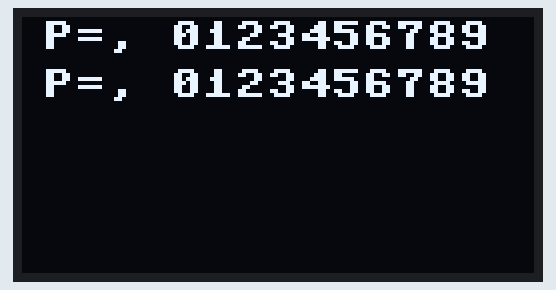
This program was run on a simulated Raspberry Pi Pico running MicroPython. Shown: 128×64 one-colour display. Library files of the repository ran but are not shown: ssd1306.py; what the program prints to the serial console is not drawn. At 12.4 s the program stops and its outputs stay as they are.

Above: at 0.1 s.
At 1.2 s:
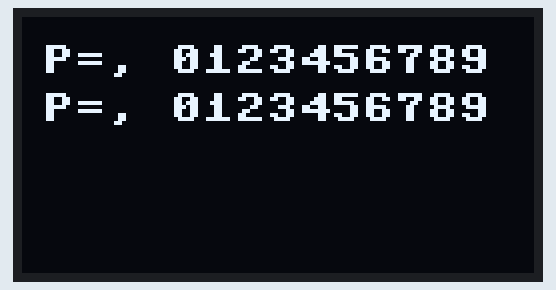
At 2.2 s:
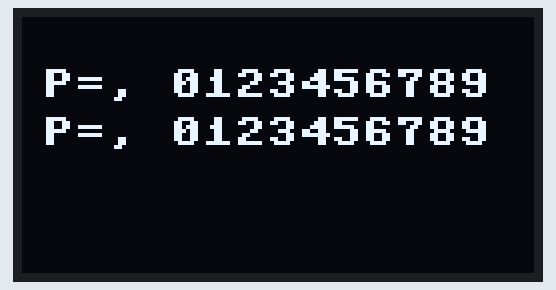
At 5.3 s:
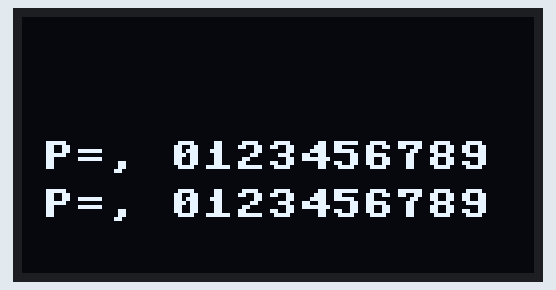
At 7.3 s:
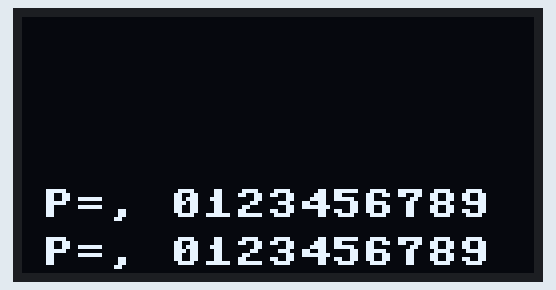
At 10.4 s:
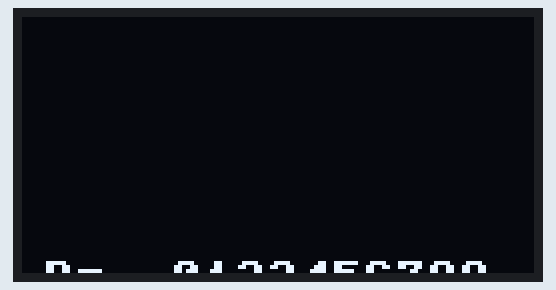

Measured:
- what the display in image 0 shows lasts 1.0 s, from 0.1 s to 1.1 s

The program:

ssd1306_test.py
```python
from machine import Pin, I2C
import ssd1306
import time
x=0
col=5
row=1
# Initialize I2C
i2c = I2C(0, scl=Pin(1), sda=Pin(0), freq=400000)

# Initialize the display
oled_width = 128
oled_height = 64
oled = ssd1306.SSD1306_I2C(oled_width, oled_height, i2c)
oled.init_display()
#oled.invert()
# Function to display text
def display_text(text):
    oled.fill(0)  # Clear the display
    oled.text(text, col, row)
    oled.text(text, col, row+12)
    #oled.text(text, 0, 27)
    #oled.text(text, 0, 39)
    #oled.text(text, 0, 51)
    #oled.text(text, 0, 63)

    oled.show()
    #oled.init_display()

# Main loop
#while True:
while x<12:
    display_text("P=, 0123456789")
    time.sleep(1)
    print("Running",x)
    x+=1
    row+=6
oled.init_display()
```
